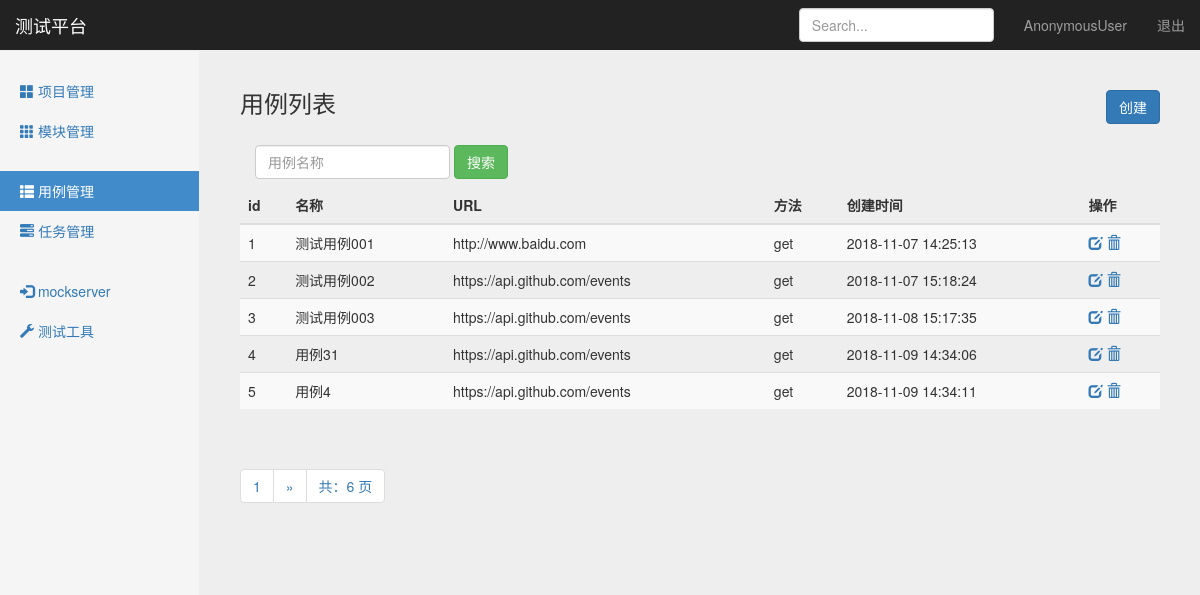
/interface/case_manage/, run on an earlier commit of the app's database.
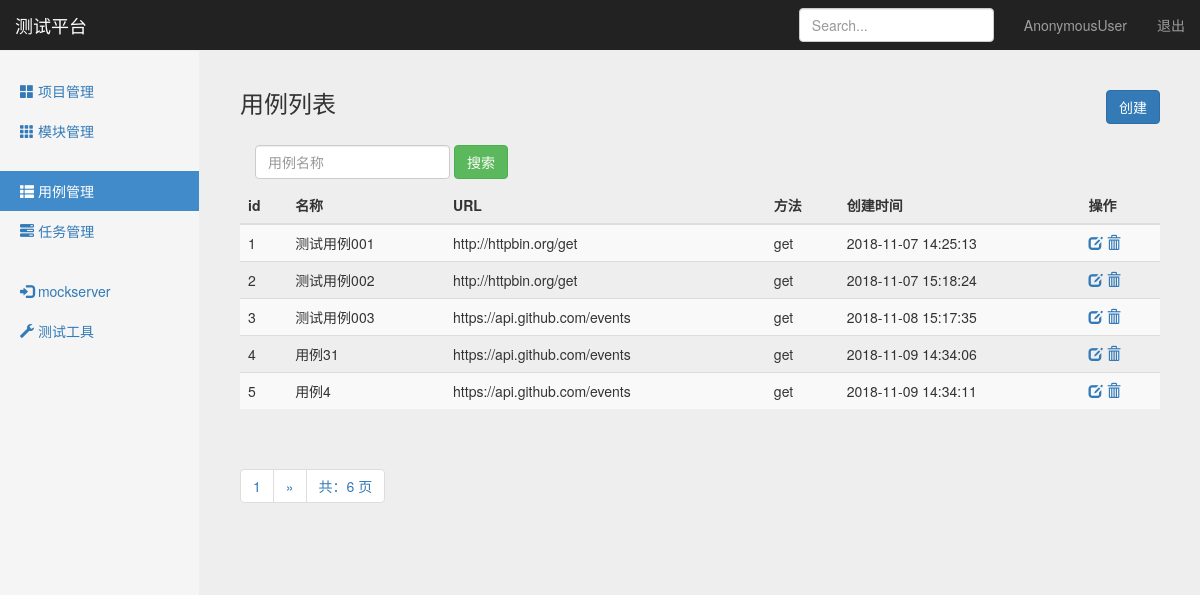
And on a later commit of the database.
### interface_app/models.py (models this page shows, shortened)
class TestCase(models.Model):
    module = models.ForeignKey(Module, on_delete=models.CASCADE)
    name = models.CharField("名称", max_length=100, blank=False, default="")
    url = models.TextField("URL", default="")
    req_method = models.CharField("方法", max_length=10, default="")
    req_type = models.CharField("参数类型", max_length=10, default="")
    req_header = models.TextField("header", default="")
    req_parameter = models.TextField("参数", default="")
    resp_assert = models.TextField("验证", default="")
    create_time = models.DateTimeField("创建时间", auto_now_add=True)

### interface_app/views/testcase_views.py (the view)
# urls.py: path('case_manage/', testcase_views.case_manage),
def case_manage(request):
    testcases = TestCase.objects.get_queryset().order_by('id')
    paginator = Paginator(testcases, 5)
    page = request.GET.get('page')
    try:
        contacts = paginator.page(page)
    except PageNotAnInteger:
        contacts = paginator.page(1)
    except EmptyPage:
        contacts = paginator.page(paginator.num_pages)
    if request.method == "GET":
        return render(request, "case_manage.html", {
            "type": "list",
            "testcases": contacts,
        })
    else:
        return HttpResponse("404")

### templates/case_manage.html (shortened to what the changed rows need)
{% extends "base.html" %}
{% block content %}
<div class="container-fluid">
    <div class="row">
        {% if type == 'list'%}
        <div class="col-sm-9 col-sm-offset-3 col-md-10 col-md-offset-2 main">
            <div class="table-responsive">
                <table class="table table-striped">
                    <thead>
                        <tr>
                            <th>id</th>
                            <th>名称</th>
                            <th>URL</th>
                            <th>方法</th>
                            <th>创建时间</th>
                            <th>操作</th>
                        </tr>
                    </thead>
                    <tbody>
                        {% for case in testcases %}
                        <tr>
                            <td>{{ case.id }}</td>
                            <td>{{ case.name }}</td>
                            <td>{{ case.url }}</td>
                            <td>{{ case.req_method }}</td>
                            <td>{{ case.create_time | date:"Y-m-d H:i:s" }}</td>
                            <td>
                                <a href="/interface/debug_case/{{case.id}}/">
                                    <span class="glyphicon glyphicon-edit"></span>
                                </a>
                                <a href="/interface/delete_case/{{case.id}}/">
                                    <span class="glyphicon glyphicon-trash"></span>
                                </a>
                            </td>
                        </tr>
                        {% endfor %}
                    </tbody>
                </table>
            </div>
        </div>
        {% endif %}
    </div>
</div>
{% endblock %}

What changed in the data, as far as the page shows it:
changed TestCase "测试用例001": url "http://www.baidu.com" → "http://httpbin.org/get"
changed TestCase "测试用例002": url "https://api.github.com/events" → "http://httpbin.org/get"
